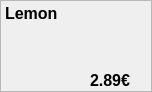
                         <widget class="QFrame" name="frame_5">
                          <property name="minimumSize">
                           <size>
                            <width>152</width>
                            <height>92</height>
                           </size>
                          </property>
                          <property name="maximumSize">
                           <size>
                            <width>152</width>
                            <height>92</height>
                           </size>
                          </property>
                          <property name="frameShape">
                           <enum>QFrame::StyledPanel</enum>
                          </property>
                          <property name="frameShadow">
                           <enum>QFrame::Raised</enum>
                          </property>
                          <widget class="QLabel" name="discountImageLabel6">
                           <property name="geometry">
                            <rect>
                             <x>30</x>
                             <y>20</y>
                             <width>81</width>
                             <height>51</height>
                            </rect>
                           </property>
                           <property name="text">
                            <string/>
                           </property>
                           <property name="pixmap">
                            <pixmap>images/Lemon_easter_biscuits_hero_1d74c01d.jpg</pixmap>
                           </property>
                           <property name="scaledContents">
                            <bool>false</bool>
                           </property>
                           <property name="alignment">
                            <set>Qt::AlignCenter</set>
                           </property>
                          </widget>
                          <widget class="QLabel" name="discountPriceLabel6">
                           <property name="geometry">
                            <rect>
                             <x>90</x>
                             <y>70</y>
                             <width>51</width>
                             <height>20</height>
                            </rect>
                           </property>
                           <property name="font">
                            <font>
                             <pointsize>12</pointsize>
                             <weight>75</weight>
                             <bold>true</bold>
                            </font>
                           </property>
                           <property name="text">
                            <string>2.89€</string>
                           </property>
                          </widget>
                          <widget class="QLabel" name="discountNameLabel6">
                           <property name="geometry">
                            <rect>
                             <x>5</x>
                             <y>5</y>
                             <width>71</width>
                             <height>16</height>
                            </rect>
                           </property>
                           <property name="font">
                            <font>
                             <pointsize>12</pointsize>
                             <weight>75</weight>
                             <bold>true</bold>
                            </font>
                           </property>
                           <property name="text">
                            <string>Lemon</string>
                           </property>
                          </widget>
                          <widget class="QPushButton" name="discountPushButton6">
                           <property name="geometry">
                            <rect>
                             <x>0</x>
                             <y>0</y>
                             <width>155</width>
                             <height>90</height>
                            </rect>
                           </property>
                           <property name="text">
                            <string/>
                           </property>
                           <property name="flat">
                            <bool>true</bool>
                           </property>
                          </widget>
                          <zorder>discountNameLabel6</zorder>
                          <zorder>discountPriceLabel6</zorder>
                          <zorder>discountImageLabel6</zorder>
                          <zorder>discountPushButton6</zorder>
                         </widget>
